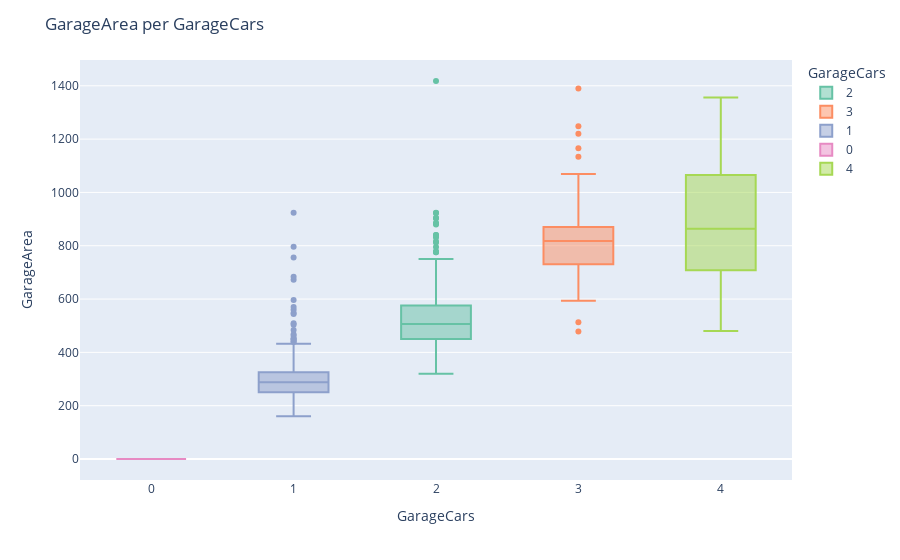

Write notebook code for a chart like this one.
### Markdown cell above
Nesse gráfico podemos perceber que a maioria das casas a venda não possuem piscina (devido a feature PoolArea = 0), além do que as casas que tem piscina tem um valor mais baixo.
___
- A quantidade de carros que cabem na garagem é proporcional ao tamanho da garagem?

### Code cell
custom_funcs.grafico_bloxpot_categorias(data[['GarageCars', 'GarageArea']].dropna(), 'GarageCars', 'GarageArea')

### Figure 1 — Plotly figure (JSON) as saved in the notebook; plotly's stock layout.template omitted (floating-point values rounded to 4 significant figures; data arrays with more than 128 entries replaced by an {"elided": "..."} marker saying what was removed)
{"data": [{"alignmentgroup": "True", "hovertemplate": "GarageCars=%{x}<br>GarageArea=%{y}<extra></extra>", "legendgroup": "2", "marker": {"color": "rgb(102,194,165)"}, "name": "2", "notched": false, "offsetgroup": "2", "orientation": "v", "showlegend": true, "type": "box", "x": {"elided": "824 int values"}, "x0": " ", "xaxis": "x", "y": {"elided": "824 int values"}, "y0": " ", "yaxis": "y"}, {"alignmentgroup": "True", "hovertemplate": "GarageCars=%{x}<br>GarageArea=%{y}<extra></extra>", "legendgroup": "3", "marker": {"color": "rgb(252,141,98)"}, "name": "3", "notched": false, "offsetgroup": "3", "orientation": "v", "showlegend": true, "type": "box", "x": {"elided": "181 int values"}, "x0": " ", "xaxis": "x", "y": {"elided": "181 int values"}, "y0": " ", "yaxis": "y"}, {"alignmentgroup": "True", "hovertemplate": "GarageCars=%{x}<br>GarageArea=%{y}<extra></extra>", "legendgroup": "1", "marker": {"color": "rgb(141,160,203)"}, "name": "1", "notched": false, "offsetgroup": "1", "orientation": "v", "showlegend": true, "type": "box", "x": {"elided": "369 int values"}, "x0": " ", "xaxis": "x", "y": {"elided": "369 int values"}, "y0": " ", "yaxis": "y"}, {"alignmentgroup": "True", "hovertemplate": "GarageCars=%{x}<br>GarageArea=%{y}<extra></extra>", "legendgroup": "0", "marker": {"color": "rgb(231,138,195)"}, "name": "0", "notched": false, "offsetgroup": "0", "orientation": "v", "showlegend": true, "type": "box", "x": [0, 0, 0, 0, 0, 0, 0, 0, 0, 0, 0, 0, 0, 0, 0, 0, 0, 0, 0, 0, 0, 0, 0, 0, 0, 0, 0, 0, 0, 0, 0, 0, 0, 0, 0, 0, 0, 0, 0, 0, 0, 0, 0, 0, 0, 0, 0, 0, 0, 0, 0, 0, 0, 0, 0, 0, 0, 0, 0, 0, 0, 0, 0, 0, 0, 0, 0, 0, 0, 0, 0, 0, 0, 0, 0, 0, 0, 0, 0, 0, 0], "x0": " ", "xaxis": "x", "y": [0, 0, 0, 0, 0, 0, 0, 0, 0, 0, 0, 0, 0, 0, 0, 0, 0, 0, 0, 0, 0, 0, 0, 0, 0, 0, 0, 0, 0, 0, 0, 0, 0, 0, 0, 0, 0, 0, 0, 0, 0, 0, 0, 0, 0, 0, 0, 0, 0, 0, 0, 0, 0, 0, 0, 0, 0, 0, 0, 0, 0, 0, 0, 0, 0, 0, 0, 0, 0, 0, 0, 0, 0, 0, 0, 0, 0, 0, 0, 0, 0], "y0": " ", "yaxis": "y"}, {"alignmentgroup": "True", "hovertemplate": "GarageCars=%{x}<br>GarageArea=%{y}<extra></extra>", "legendgroup": "4", "marker": {"color": "rgb(166,216,84)"}, "name": "4", "notched": false, "offsetgroup": "4", "orientation": "v", "showlegend": true, "type": "box", "x": [4, 4, 4, 4, 4], "x0": " ", "xaxis": "x", "y": [784, 864, 1356, 480, 968], "y0": " ", "yaxis": "y"}], "layout": {"boxmode": "overlay", "legend": {"title": {"text": "GarageCars"}, "tracegroupgap": 0}, "margin": {"t": 60}, "showlegend": true, "title": {"text": "GarageArea per GarageCars"}, "xaxis": {"anchor": "y", "categoryarray": [2, 3, 1, 0, 4], "categoryorder": "array", "domain": [0, 1], "title": {"text": "GarageCars"}}, "yaxis": {"anchor": "x", "domain": [0, 1], "title": {"text": "GarageArea"}}}}
